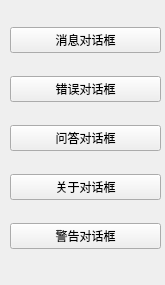
<?xml version="1.0" encoding="UTF-8"?>
<ui version="4.0">
 <class>Form</class>
 <widget class="QWidget" name="Form">
  <property name="geometry">
   <rect>
    <x>0</x>
    <y>0</y>
    <width>165</width>
    <height>285</height>
   </rect>
  </property>
  <property name="windowTitle">
   <string>Form</string>
  </property>
  <widget class="QWidget" name="verticalLayoutWidget">
   <property name="geometry">
    <rect>
     <x>10</x>
     <y>10</y>
     <width>151</width>
     <height>261</height>
    </rect>
   </property>
   <layout class="QVBoxLayout" name="verticalLayout">
    <item>
     <widget class="QPushButton" name="pushButton_2">
      <property name="text">
       <string>消息对话框</string>
      </property>
     </widget>
    </item>
    <item>
     <widget class="QPushButton" name="pushButton_3">
      <property name="text">
       <string>错误对话框</string>
      </property>
     </widget>
    </item>
    <item>
     <widget class="QPushButton" name="pushButton_4">
      <property name="text">
       <string>问答对话框</string>
      </property>
     </widget>
    </item>
    <item>
     <widget class="QPushButton" name="pushButton_5">
      <property name="text">
       <string>关于对话框</string>
      </property>
     </widget>
    </item>
    <item>
     <widget class="QPushButton" name="pushButton">
      <property name="text">
       <string>警告对话框</string>
      </property>
     </widget>
    </item>
   </layout>
  </widget>
 </widget>
 <resources/>
 <connections/>
</ui>
